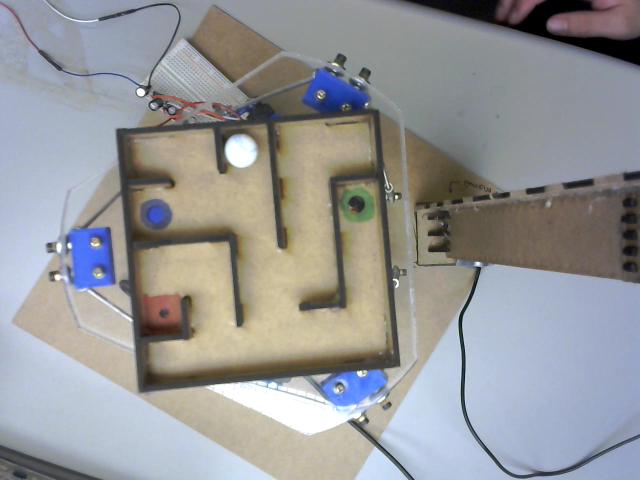
#> input picture chicken.png, 1280 x 960 px, given in place of test1.png, which was not available (shown at 1/2 size)
$ python main.py   (older library calls are emulated)
#> lines starting #> are read from the running program, lines starting #| are printed output that depends on the picture; after the words box and inside, x2 and y2 are one past the last pixel; in counts of white or black regions, pixels touching at a corner belong together; pictures that were not available may be replaced by others from this repository, and a replacement may not be noted
import cv2
import numpy as np
import math
import copy
from imutils.perspective import four_point_transform
from imutils import contours
import imutils

ENABLE_DEBUG = 1
ENABLE_GRID  = 1

def showImage(caption, image):
    if ENABLE_DEBUG:
        cv2.namedWindow(caption, cv2.WINDOW_NORMAL)
        cv2.resizeWindow(caption, 300,300)
        cv2.imshow(caption, image)

debug_window_dict = {}
def debugWindowAppend(caption, image):
    if ENABLE_DEBUG:
        debug_window_dict[caption] = image

# [4 lines left out: function random_color, not called in this run]

def debugWindowRender(title='Debug_Window', scale = 0.15):
    if ENABLE_DEBUG:
        size = len(debug_window_dict)
        width = int(round(np.sqrt(size)))
        im_list_2d = []
        temp = []
        img_shape = []
        index = 0
        for img_name in debug_window_dict:
            if index == 0:
                img_shape = debug_window_dict[img_name].shape
            else:
                if img_shape < debug_window_dict[img_name].shape:
                    img_shape = debug_window_dict[img_name].shape
            index += 1

        index = 0
        for img_name in debug_window_dict:
            dummy_img = np.full(img_shape, 125, np.uint8)
            if index%width == 0 and index!=0:
                im_list_2d.append(temp)
                temp = []
            last_image = debug_window_dict[img_name]
            centralPIP(dummy_img,last_image)
            temp.append(dummy_img)
            index = index + 1
        # img1.paste(img, box=(x1, y1, x2, y2), mask=img)
        tot_dummies = width - len(temp)
        dummy_img = np.full(img_shape, 125, np.uint8)
        for i in range(0, tot_dummies):
            temp.append(dummy_img)
        im_list_2d.append(temp)
        if (size < 20):
            cv2.imshow(title, concat_tile(im_list_2d, scale))

def centralPIP(bkg_img, frg_img, autoFit=True):
    bw, bh, bc = bkg_img.shape
    fw, fh, fc = frg_img.shape
    scale_factor = 1
    front = frg_img
    if autoFit:
        rw = bw/fw
        rh = bh/fh
        r = min(rw, rh)
        front = cv2.resize(frg_img, dsize=(int(fh*r), int(fw*r)), interpolation=cv2.INTER_CUBIC)
        fw, fh, fc = front.shape
    x = int(bw/2) - int(fw/2)
    y = int(bh/2) - int(fh/2)
    bkg_img[x:x+fw, y:y+fh] = front

def imageScale(img, factor):
    return cv2.resize(img, (0,0), fx=factor, fy=factor)

def concat_tile(im_list_2d, scale):
    im_list_v = []
    for im_list_h in im_list_2d:
        newim_list_h = []
        for im_ in im_list_h:
            newim_list_h.append(imageScale(im_, scale))
        im_list_v.append(cv2.hconcat(newim_list_h))
    return cv2.vconcat(im_list_v)

def detectMark(frame, list_of_bounds, CV2_VERSION, scale = 0.1):
    frame_cpy = copy.deepcopy(frame)
    frame_hsv = cv2.cvtColor(frame,cv2.COLOR_BGR2HSV)
    frame_hsv_gauss = cv2.GaussianBlur(frame_hsv,(5,5),cv2.BORDER_DEFAULT)
    # define range of color in HSV
    list_of_masks = []
    for bnd in list_of_bounds:
        list_of_masks.append({'tag':bnd['tag'],
        'mask': cv2.inRange(frame_hsv_gauss, np.array(bnd['lower']), np.array(bnd['upper']))})

    coords = {}
    for mask in list_of_masks:
        # extract the maze image only
        if CV2_VERSION == '3.4.3':
            _, contours, hierarchy = cv2.findContours(mask['mask'], cv2.RETR_EXTERNAL, cv2.CHAIN_APPROX_SIMPLE)
        else:
            contours, hierarchy = cv2.findContours(mask['mask'], cv2.RETR_EXTERNAL, cv2.CHAIN_APPROX_SIMPLE)
        cnts = sorted(contours, key=cv2.contourArea, reverse=True)
        if len(cnts) > 0:
            # compute the center of the contour
            M = cv2.moments(cnts[0])
            area = cv2.contourArea(cnts[0])
            if area > 10000: # for radius of 50
                cX = int(M["m10"] / M["m00"])
                cY = int(M["m01"] / M["m00"])
                clr = random_color()
                # cv2.drawContours(frame_cpy, cnts[0], -1, (0, 255, 0), 2)
                cv2.circle(frame_cpy, (cX, cY), 10, clr, -1)
                cv2.circle(frame_cpy, (cX, cY), int(np.sqrt(area)/2), clr, 8) #area as the circle size for confidence measure
                cv2.putText(frame_cpy, mask['tag'], (cX - 70, cY - 60),
                    cv2.FONT_HERSHEY_SIMPLEX, 3, clr, 5)
            else:
                cX = -1
                cY = -1
                area = -1
            coords[mask['tag']] = [cX, cY, area]

    merged_mask = list_of_masks[0]['mask']
    for mask in list_of_masks:
        merged_mask = merged_mask | mask['mask']
    res = cv2.bitwise_and(frame, frame, mask= merged_mask)

    debugWindowAppend('highlighted', frame_cpy)
    debugWindowAppend('mask', cv2.cvtColor(merged_mask, cv2.COLOR_GRAY2BGR))
    debugWindowAppend('result', res)
    return coords

def extractMaze(frame, cv2_version):
    frame_cpy = copy.deepcopy(frame)
    # Gray image op
    frame_gray = cv2.cvtColor(frame,cv2.COLOR_RGB2GRAY)
    frame_gray_gauss = cv2.GaussianBlur(frame_gray,(5,5),cv2.BORDER_DEFAULT)
    # Inverting tholdolding will give us a binary image with a white wall and a black background.
    ret, thresh = cv2.threshold(frame_gray_gauss, 75, 255, cv2.THRESH_BINARY_INV)

     # extract the maze image only
    if cv2_version == '3.4.3':
        _, contours, hierarchy = cv2.findContours(thresh, cv2.RETR_EXTERNAL, cv2.CHAIN_APPROX_SIMPLE)
    else:
        contours, hierarchy = cv2.findContours(thresh, cv2.RETR_EXTERNAL, cv2.CHAIN_APPROX_SIMPLE)
    cnts = sorted(contours, key=cv2.contourArea, reverse=True)
    displayCnt = None

    for c in cnts:
    	# approximate the contour
    	peri = cv2.arcLength(c, True)
    	approx = cv2.approxPolyDP(c, 0.02 * peri, True)

    	if len(approx) == 4:
            displayCnt = approx
            cv2.drawContours(frame, displayCnt, -1, (0,255,0), 3)
            showImage('approx', frame)
            break

    maze_extracted = four_point_transform(frame, displayCnt.reshape(4, 2))
    showImage('maze_extracted', maze_extracted)
    return maze_extracted

def grid_on(frame_grid, pixel_step_size):
    #assign grid to maze
    maze_pixel_height = frame_grid.shape[0]
    maze_pixel_width  = frame_grid.shape[1]
    #this is just for debug purpose -> not necessary to show in operation
    # horizontal line
    for i in range(0, maze_pixel_height, pixel_step_size):
        frame_grid = cv2.line(frame_grid,(0,i),(maze_pixel_width, i),(169,169,169),1)

    #vertical line
    for j in range(0, maze_pixel_width, pixel_step_size):
        frame_grid = cv2.line(frame_grid,(j,0),(j, maze_pixel_height),(169,169,169),1)

    showImage('grid', frame_grid)

def mapMaze_Array(frame, feature_coord):

    maze_gray = cv2.cvtColor(frame,cv2.COLOR_RGB2GRAY)
    maze_gray_gauss = cv2.GaussianBlur(maze_gray,(5,5),cv2.BORDER_DEFAULT)
    # Inverting tholdolding will give us a binary image with a white wall and a black background.
    ret, thresh_maze = cv2.threshold(maze_gray_gauss, 60, 255, cv2.THRESH_BINARY_INV)
    # Kernel
    ke = 60
    kernel = np.ones((ke, ke), np.uint8)
    # Dilation
    dilation_maze = cv2.dilate(thresh_maze, kernel, iterations=1)

    ke = 50
    kernel = np.ones((ke, ke), np.uint8)
    # Erosion
    filtered_maze = cv2.erode(dilation_maze, kernel, iterations=1)

    showImage('filtered', filtered_maze)

    #grid size in pixel

    grid_size = 100

    if ENABLE_GRID:
        grid_image = filtered_maze
        grid_on(grid_image, grid_size)

    filter_maze_pixel_height = filtered_maze.shape[0]
    filter_maze_pixel_width  = filtered_maze.shape[1]

    start_coord = feature_coord['start'][0:2]
    end_coord   = feature_coord['end'][0:2]
    ball_coord  = feature_coord['ball'][0:2]
    map_array = []
    start_array = [ (math.floor( start_coord[0] /grid_size)) , (math.floor(start_coord[1] /grid_size)) ]
    end_array = [(math.floor( end_coord[0] /grid_size)) , (math.floor(end_coord[1] /grid_size))]


    for j in range(0, filter_maze_pixel_width, grid_size):
        map_array_1D = []
        for i in range(0, filter_maze_pixel_height, grid_size):

            roi = filtered_maze[j: j + grid_size , i: i + grid_size]
            if ( np.sum(roi) > (255 * grid_size * grid_size / 6) ):
            #filtered_maze[grid_size, grid_size] = (0, 255,0)
                cv2.rectangle(frame,(i,j),(i+grid_size, j+grid_size),(0,0,255),-1)
                map_array_1D.append(0)
            else:
                map_array_1D.append(1)

        map_array.append(map_array_1D)

    #add start and end color fill
    start_x_pixel = start_array[0] * grid_size
    start_y_pixel = start_array[1] * grid_size
    end_x_pixel = end_array[0] * grid_size
    end_y_pixel = end_array[1] * grid_size

    cv2.rectangle(frame,(start_x_pixel , start_y_pixel),( start_x_pixel + grid_size, start_y_pixel + grid_size),(0,255,255),-1)
    cv2.rectangle(frame,(end_x_pixel , end_y_pixel),( end_x_pixel + grid_size, end_y_pixel + grid_size),(0,255,255),-1)

    showImage('obstacle', frame)

    return map_array, start_array, end_array

def mazeSolver_Phase1(frame, cv2_version):
    #maze extraction from captured image
    maze_frame = extractMaze(frame, cv2_version)

    # marker detection
    list_of_bounds =[   {'tag': 'end', 'lower':[53,27,0], 'upper':[97, 70, 153]},
                        {'tag': 'start','lower':[1,56,0],  'upper':[8, 255, 180]},
                        {'tag': 'ball', 'lower':[0,0,215], 'upper':[255,255,255]},
                    ]
    coord = detectMark(maze_frame, list_of_bounds, cv2_version)
    #print(coord)

    #create 2D binarized array of maze (1-> path, 0->obstacle)
    maze_array = mapMaze_Array(maze_frame, coord)
    print(maze_array)

    debugWindowRender()

# [29 lines left out: functions detectBall, init_webCam, grab_webCam_feed, not called in this run]

def nothing(x):
    pass

# [14 lines left out: functions showUtilities, obtainSlides, not called in this run]

def main():
    CV2_VERSION = cv2.__version__
    print('CV2 VERSION:' ,CV2_VERSION)
    ## MODE SELECTION ##
    # MODE = "CALIBRATION_HSV"
    # MODE = "TESTING_RUN"
    MODE = "TESTING_STATIC"

    ##### FOR TESTING RUN_TIME ######
    if "TESTING_RUN" == MODE:
        cam = init_webCam()
        while True:
            frame = grab_webCam_feed(cam, mirror=True)
            mazeSolver_Phase1(frame, CV2_VERSION)
            debugWindowRender()
            if cv2.waitKey(1) == 27:
                break  # esc to quit
        cam.release() # kill camera

    ##### FOR TESTING STATIC ######
    elif "TESTING_STATIC" == MODE:
        while True:
            test_frame = cv2.imread('test1.png')
#> test_frame is the input picture: shape (960, 1280, 3); mean B, G, R 152.1, 150.6, 149.6
            # mirror the image
            test_frame = cv2.flip(test_frame, 0);
            # extract maze bndry
            mazeSolver_Phase1(test_frame, CV2_VERSION)
#> in extractMaze, `ret, thresh = cv2.threshold(frame_gray_gauss, 75, 255, cv2.THRESH_BINA..`:
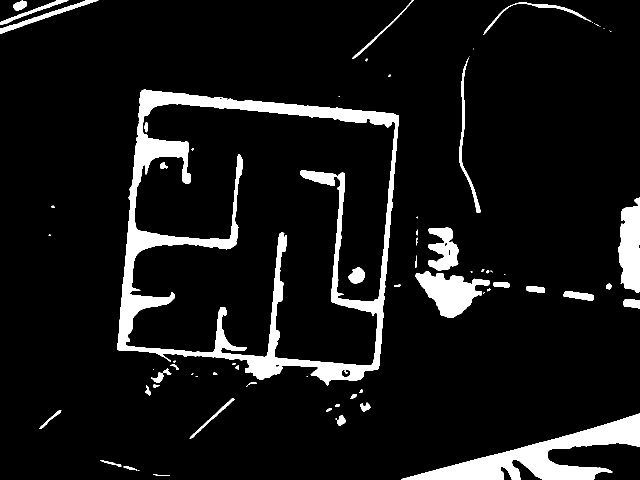
#> thresh: shape (960, 1280) (shown at 1/2 size); 8.5% white; 74 white regions (27 under 20 px)
#> in extractMaze, `contours, hierarchy = cv2.findContours(thresh, cv2.RETR_EXTERNAL, cv2...`: contours = 70 contours, 34 with area under 20; largest, box (x1, y1, x2, y2) and area: (235, 179, 798, 772) 274106, (802, 827, 1280, 960) 19689, (831, 543, 980, 636) 6888, (1237, 395, 1280, 585) 6132, (856, 455, 917, 542) 3147
#> in extractMaze, `cnts = sorted(contours, key=cv2.contourArea, reverse=True)`: cnts has the same summary as contours
#> the loop in extractMaze, `for c in cnts:` made 1 pass
#> (peri, displayCnt) on pass 1: (2385.1, [[283, 181], [235, 699], [754, 739], [797, 230]])
#> in extractMaze, `maze_extracted = four_point_transform(frame, displayCnt.reshape(4, 2))`:
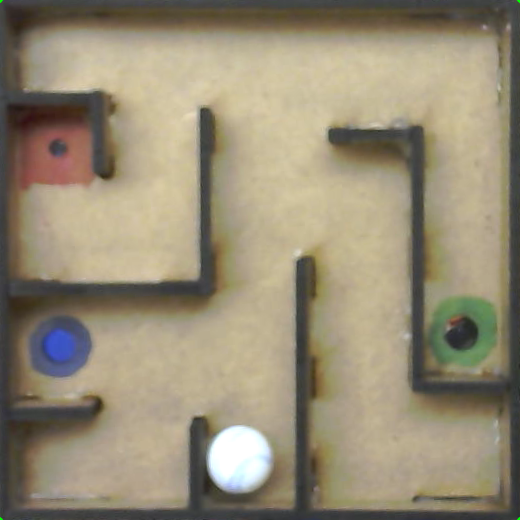
#> maze_extracted: shape (520, 520, 3); mean B, G, R 117.7, 140.4, 150.4
#> in detectMark, `frame_hsv = cv2.cvtColor(frame,cv2.COLOR_BGR2HSV)`: frame_hsv: shape (520, 520, 3); mean H, S, V 27.2, 58.2, 151.8
#> in detectMark, `frame_hsv_gauss = cv2.GaussianBlur(frame_hsv,(5,5),cv2.BORDER_DEFAULT)`: frame_hsv_gauss: shape (520, 520, 3); mean H, S, V 27.2, 58.2, 151.8
#> after the loop in detectMark, `for bnd in list_of_bounds:`: list_of_masks = 3 items
#> the loop in detectMark, `for mask in list_of_masks:` made 3 passes
#> after the loop in detectMark, `for mask in list_of_masks:`: coords = {'end': [-1, -1, -1], 'start': [-1, -1, -1], 'ball': [-1, -1, -1]}
#> in detectMark, `merged_mask = list_of_masks[0]['mask']`: merged_mask: shape (520, 520); 0.48% white in thin lines or dots
#> in detectMark, `res = cv2.bitwise_and(frame, frame, mask= merged_mask)`:
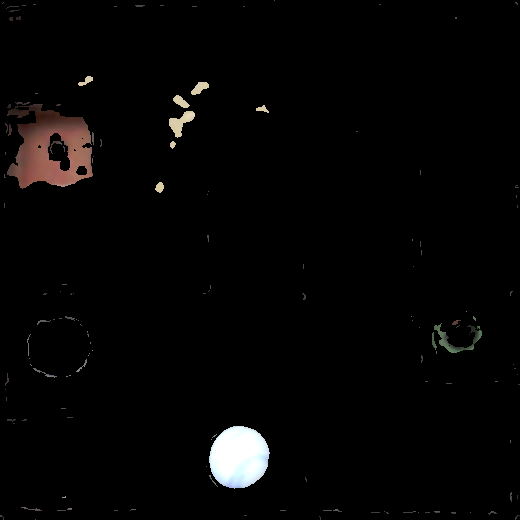
#> res: shape (520, 520, 3); mean B, G, R 4.8, 5.1, 5.7
#> in mazeSolver_Phase1, `coord = detectMark(maze_frame, list_of_bounds, cv2_version)`: coord has the same summary as coords in detectMark
#> in mapMaze_Array, `ret, thresh_maze = cv2.threshold(maze_gray_gauss, 60, 255, cv2.THRESH_..`: thresh_maze: shape (520, 520); 5% white; 36 white regions (10 under 20 px), largest, box (x1, y1, x2, y2) and area: (0, 281, 85, 511) 3631, (345, 240, 520, 520) 2832, (5, 100, 91, 149) 2351
#> in mapMaze_Array, `kernel = np.ones((ke, ke), np.uint8)`: kernel: shape (60, 60); every value is 1
#> in mapMaze_Array, `dilation_maze = cv2.dilate(thresh_maze, kernel, iterations=1)`: dilation_maze: shape (520, 520); 45.7% white; 7 white regions, largest, box (x1, y1, x2, y2) and area: (51, 175, 520, 520) 58391, (0, 252, 131, 520) 23836, (0, 71, 142, 208) 15523
#> in mapMaze_Array, `kernel = np.ones((ke, ke), np.uint8)`: kernel: shape (50, 50); every value is 1
#> in mapMaze_Array, `filtered_maze = cv2.erode(dilation_maze, kernel, iterations=1)`: filtered_maze: shape (520, 520); 14.7% white; 7 white regions, largest, box (x1, y1, x2, y2) and area: (76, 200, 520, 520) 19458, (0, 277, 107, 520) 8234, (0, 96, 118, 184) 4674
#> after the loop in grid_on, `for i in range(0, maze_pixel_height, pixel_step_size):`:
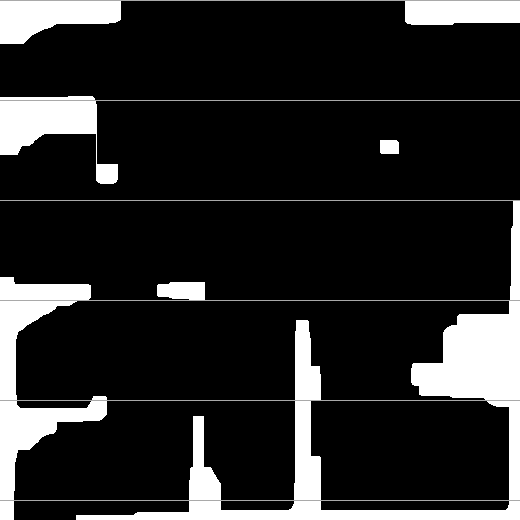
#> frame_grid: shape (520, 520); min 0, max 255, mean 38.9
#> after the loop in grid_on, `for j in range(0, maze_pixel_width, pixel_step_size):`:
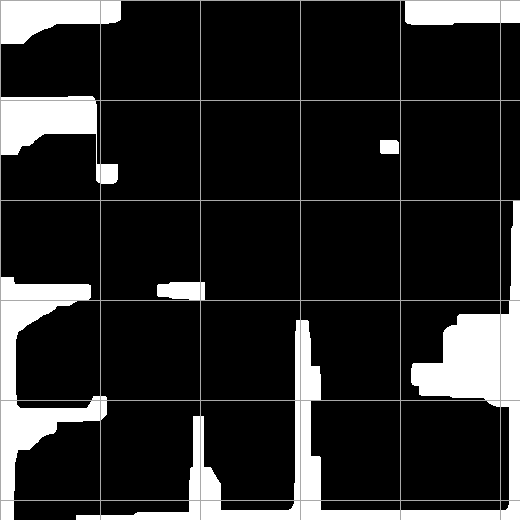
#> frame_grid: shape (520, 520); min 0, max 255, mean 40
#> in mapMaze_Array, `start_coord = feature_coord['start'][0:2]`: start_coord = [-1, -1]
#> after the loop in mapMaze_Array, `for j in range(0, filter_maze_pixel_width, grid_size):`:
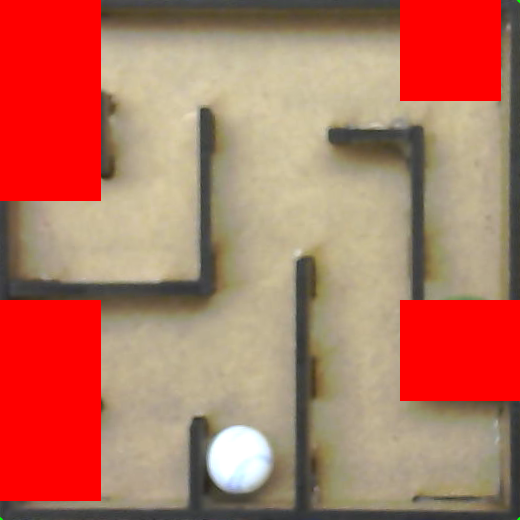
#> frame: shape (520, 520, 3); mean B, G, R 95.8, 115.2, 182.4
#> after the loop in mapMaze_Array, `for j in range(0, filter_maze_pixel_width, grid_size):`: map_array = [[0, 1, 1, 1, 0, 1], [0, 1, 1, 1, 1, 1], [1, 1, 1, 1, 1, 1], [0, 1, 1, 1, 0, 0], [0, 1, 1, 1, 1, 1], [1, 1, 1, 1, 1, 1]]
#> in mapMaze_Array, `start_x_pixel = start_array[0] * grid_size`: start_x_pixel = -100
#> in mapMaze_Array, `cv2.rectangle(frame,(start_x_pixel , start_y_pixel),( start_x_pixel + ..`: frame: shape (520, 520, 3); under 0.01% of pixels changed, all inside (x1, y1, x2, y2) = (0, 0, 1, 1)
#> in mazeSolver_Phase1, `maze_array = mapMaze_Array(maze_frame, coord)`: maze_array = ([[0, 1, 1, 1, 0, 1], [0, 1, 1, 1, 1, 1], [1, 1, 1, 1, 1, 1], [0, 1, 1, 1, 0, 0], [0, 1, 1, 1, 1, 1], [1, 1, 1, 1, 1, 1]], [-1, -1], [-1, -1])
#| ([[0, 1, 1, 1, 0, 1], [0, 1, 1, 1, 1, 1], [1, 1, 1, 1, 1, 1], [0, 1, 1, 1, 0, 0], [0, 1, 1, 1, 1, 1], [1, 1, 1, 1, 1, 1]], [-1, -1], [-1, -1])
#> in debugWindowRender, `size = len(debug_window_dict)`: size = 3
#> in debugWindowRender, `width = int(round(np.sqrt(size)))`: width = 2
#> the loop in debugWindowRender, `for img_name in debug_window_dict:` made 3 passes
#> (img_name, img_shape) on pass 1: ('highlighted', (520, 520, 3))
#> after the loop in debugWindowRender, `for img_name in debug_window_dict:`: index = 3
#> the loop in debugWindowRender, `for img_name in debug_window_dict:` made 3 passes
#> after the loop in debugWindowRender, `for img_name in debug_window_dict:`: im_list_2d = 1 item; index = 3
#> in debugWindowRender, `tot_dummies = width - len(temp)`: tot_dummies = 1
#> after the loop in debugWindowRender, `for i in range(0, tot_dummies):`: temp = 2 items
#> the loop in concat_tile, `for im_list_h in im_list_2d:` made 2 passes
#> in concat_tile, `return cv2.vconcat(im_list_v)`:
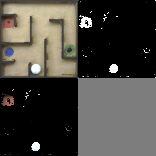
#> returned value: shape (156, 156, 3); mean of channels 0, 1, 2 64, 69.7, 72.4; drawn as B, G, R
            if cv2.waitKey(1) == 27:
#> (key Esc is pressed here)
                break  # esc to quit

    ##### FOR CALIBRATION ######
    elif "CALIBRATION_HSV" == MODE:
        SLIDE_NAME = ['HL', 'SL', 'VL', 'H', 'S', 'V']
        windowName = showUtilities(SLIDE_NAME)
        while True:
            test_frame = cv2.imread('test1.png')
            # extract maze bndry
            maze_frame = extractMaze(test_frame, CV2_VERSION)
            # marker runing
            [Hl_val,Sl_val,Vl_val,H_val,S_val,V_val] = obtainSlides(SLIDE_NAME)
            bound = [ {'tag':'DEBUG', 'lower':[Hl_val,Sl_val,Vl_val], 'upper':[H_val,S_val,V_val]} ]
            coord = detectMark(maze_frame, bound, CV2_VERSION)
            print(coord)
            debugWindowRender(windowName, scale=0.1)
            if cv2.waitKey(1) == 27:
                break  # esc to quit

    cv2.destroyAllWindows() # close all windows


if __name__ == '__main__':
    main()
